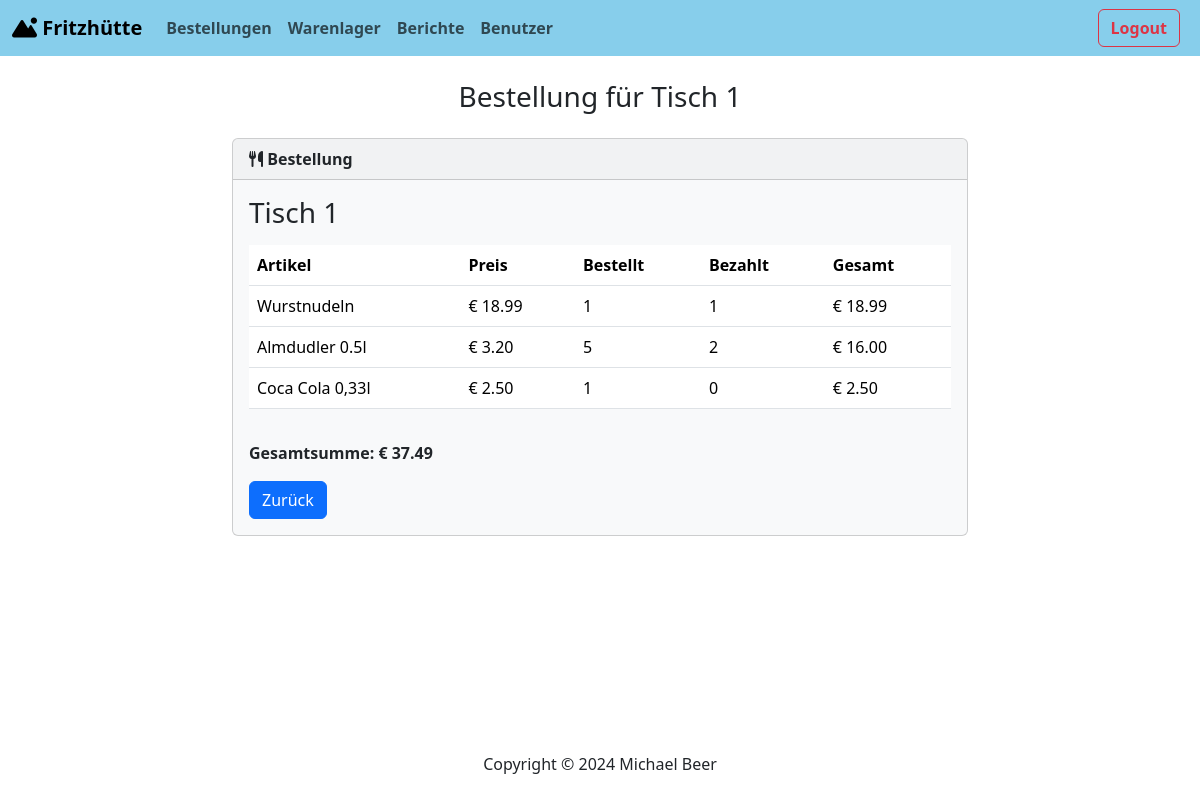
Page /orders/order/52/ (signed in) on the earlier database version.
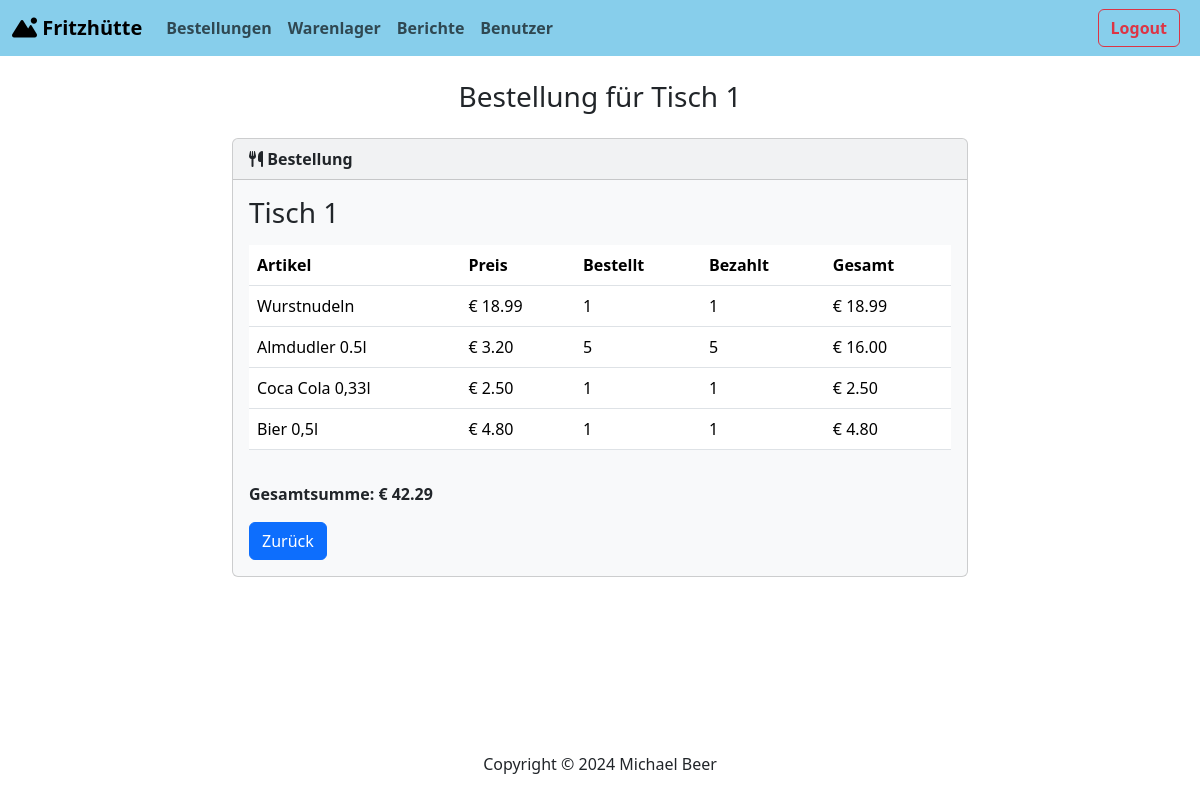
Same page on the later database version.
### orders/models.py (models this page shows, shortened)
class OrderItem(models.Model):
    food = models.ForeignKey(Food, on_delete=models.CASCADE, null=True, blank=True)
    beverage = models.ForeignKey(Beverage, on_delete=models.CASCADE, null=True, blank=True)
    quantity = models.IntegerField(default=1)
    price = models.DecimalField(max_digits=5, decimal_places=2)
    paid = models.BooleanField(default=False)
    paid_quantity = models.IntegerField(default=0)

class Order(models.Model):
    table = models.ForeignKey(OrderTable, on_delete=models.CASCADE, null=True, blank=True)
    customer = models.ForeignKey(Customer, on_delete=models.CASCADE, null=True, blank=True)
    items = models.ManyToManyField('OrderItem')
    total_price = models.DecimalField(max_digits=10, decimal_places=2, default=0)
    tip = models.DecimalField(max_digits=10, decimal_places=2, default=0)
    created_at = models.DateTimeField(auto_now_add=True)
    paid = models.BooleanField(default=False)
    canceled = models.BooleanField(default=False)
    class Meta:
        permissions = [
            ("can_cancel_order", "Can cancel order"),
        ]

class OrderTable(models.Model):
    number_of_table = models.IntegerField(unique=True)
    def __str__(self):
        return f'Tisch {self.number_of_table}'

### warehouse/models.py (models this page shows, shortened)
class Item(models.Model):
    name = models.CharField(max_length=100)
    price = models.DecimalField(max_digits=5, decimal_places=2)
    quantity = models.IntegerField()
    category = models.CharField(max_length=100, default='Food')
    is_active = models.BooleanField(default=True)
    class Meta:
        abstract = True

class Food(Item):
    class Meta:
        verbose_name_plural = 'Food'

class Beverage(Item):
    class Meta:
        verbose_name_plural = 'Beverages'

### orders/views.py (the view)
# urls.py: path('order/<int:order_id>/', views.view_order, name='view_order'),
@login_required
@permission_required('orders.view_order')
def view_order(request, order_id):
    order = get_object_or_404(Order, id=order_id)
    order_items = OrderItem.objects.filter(order=order)
    for item in order_items:
        item.total_price = item.price * item.quantity
    return render(request, 'orders/view_order.html', {'order': order, 'order_items': order_items})

### orders/templates/orders/view_order.html
{% extends "base.html" %}
{% load custom_tags %}
{% block body %}
<h3 class="text-center m-4">
    Bestellung für
    {% if order.table %}
        {{ order.table }}
    {% elif order.customer %}
        {{ order.customer.name }}
    {% endif %}
</h3>
<div class="container">
    <div class="row justify-content-center">
        <div class="col-lg-8 col-md-10 col-sm-12">
            <div class="card bg-light mb-3">
                <div class="card-header">
                    <i class="fa-solid fa-utensils"></i><strong> Bestellung</strong>
                </div>
                <div class="card-body">
                    <div class="mb-3">
                        <h3 class="mb-3">
                            {% if order.table %}
                                {{ order.table }}
                            {% elif order.customer %}
                                {{ order.customer.name }}
                            {% endif %}
                        </h3>
                        {% if order_items %}
                        <div class="table-responsive">
                            <table class="table table-hover">
                                <thead>
                                    <tr>
                                        <th scope="col">Artikel</th>
                                        <th scope="col">Preis</th>
                                        <th scope="col">Bestellt</th>
                                        <th scope="col">Bezahlt</th>
                                        <th scope="col">Gesamt</th>
                                    </tr>
                                </thead>
                                <tbody>
                                    {% for item in order_items %}
                                    <tr>
                                        <td>
                                            {% if item.food %}
                                            {{ item.food.name }}
                                            {% elif item.beverage %}
                                            {{ item.beverage.name }}
                                            {% endif %}
                                        </td>
                                        <td>€ {{ item.price }}</td>
                                        <td>{{ item.quantity }}</td>
                                        <td>{{ item.paid_quantity }}</td>
                                        <td>€ {{ item.total_price|floatformat:2 }}</td>
                                    </tr>
                                    {% endfor %}
                                </tbody>
                            </table>
                        </div>
                        {% else %}
                        <div class="alert alert-primary">Keine Speisen oder Getränke hinzugefügt</div>
                        {% endif %}
                    </div>
                    <div class="mb-3">
                        <p><strong>Gesamtsumme: € {{ order.total_price }}</strong></p>
                    </div>
                    <div class="d-flex justify-content-between">
                        <a href="{% url 'order_index' %}" class="btn btn-primary">Zurück</a>
                    </div>
                </div>
            </div>
        </div>
    </div>
</div>
{% endblock body %}

Differences in the rows shown:
changed Order "Tisch 1": total_price "37.49" → "42.29"
changed OrderItem "Almdudler 0.5l": paid_quantity "2" → "5"
changed OrderItem "Coca Cola 0,33l": paid_quantity "0" → "1"
added OrderItem: beverage.name "Bier 0,5l", price "4.80", quantity "1", paid_quantity "1", total_price "4.80"
